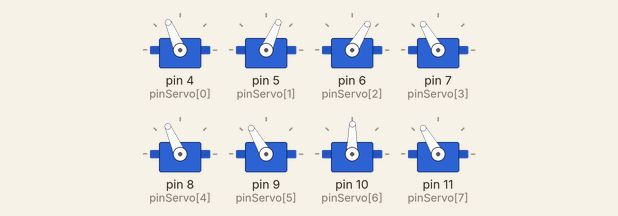
Simulated run of this sketch. Board: Arduino Uno, built with avr-gcc and run on an emulated ATmega328P. On the bench: 8 × servo.

Above: at 0.16 s.
At 5.39 s:
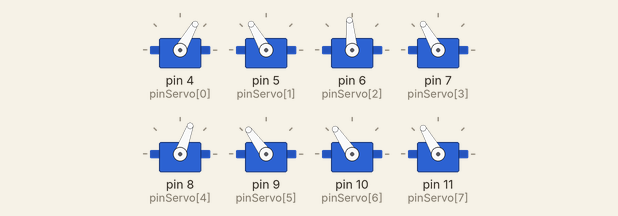
At 9.6 s:
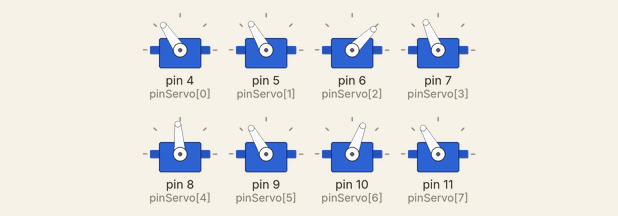
At 19.81 s:
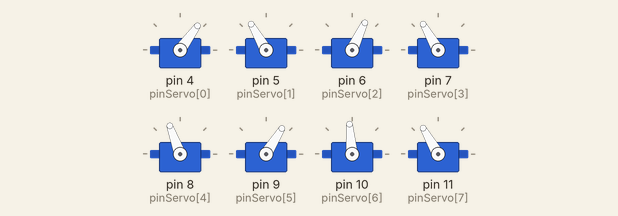
At 29.69 s:
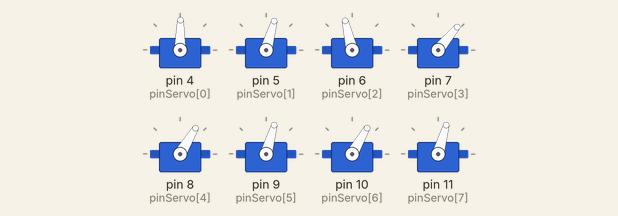
At 39.73 s:
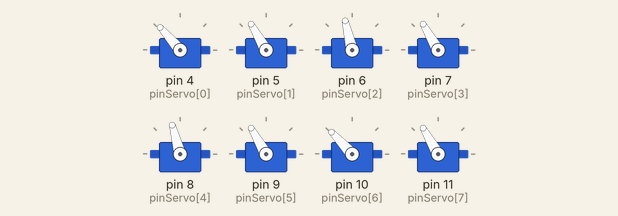
Timing chart, 0 to 40.0 s (numbered marks = the images above):
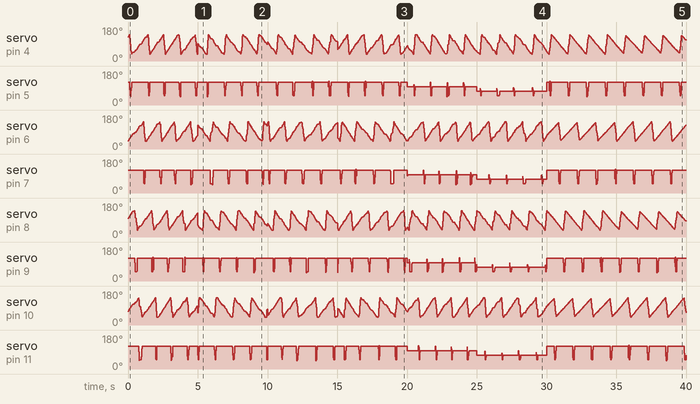

The sketch:

Kalibrovka.ino
```cpp
#include         <Servo.h>                                                                  // Подключаем библиотеку Servo, для работы с сервопривод
//               Объявляем объекты для работы с библиотеками:                               //
Servo            objServo[8];         /*  0    1    2    3    4    5    6    7   */         // Создаём массив, каждый элемент которого является объектом библиотеки Servo. Цифры в комментарии указывают на № сервопривода
//               Определяем массивы:      Г    В    Г    В    Г    В    Г    В              // Буквы в комментарии указывают на плоскость вращения сервопривода (Горизонтальная / Вертикальная)
const uint8_t    pinServo[8]  =       {   4,   5,   6,   7,   8,   9,  10,  11   };         // Определяем массив хранящий номера выводов к которым подключены сервоприводы (можно менять)
const int        cenAngle[8]  =       {  90,  90,  90,  90,  90,  90,  90,  90   };         // Определяем массив хранящий углы в градусах, при которых сервоприводы находятся в центральном положении (КОРРЕКТИРУЕТСЯ В КАЛИБРОВОЧНОМ СКЕТЧЕ)
const int        minAngle[8]  =       {  50,  30,  50,  30,  50,  30,  50,  30   };         // Определяем массив хранящий углы в градусах, на которые отклоняются сервоприводы от центрального положения назад  или вниз
const int        maxAngle[8]  =       {  50,  40,  50,  40,  50,  40,  50,  40   };         // Определяем массив хранящий углы в градусах, на которые отклоняются сервоприводы от центрального положения вперёд или вверх
//               Объявляем функции устанавливающие сервоприводы в определённые позиции:     //
void             funLimbMove          ( uint8_t, bool, int8_t );                            // Объявляем Функцию установки  одного сустава     в значение от -100 до 100 (конечность 1-4, сустав 0/1, положение -100...+100)
void             funLimbStep          ( uint8_t, uint8_t );                                 // Объявляем Функцию установки  одной  конечности  в положение от 0 до 255   (конечность 1-4, положение 0...255)
void             funLimbGait          ( uint8_t, uint8_t );                                 // Объявляем Функцию установки  всех   конечностей в положение от 0 до 255   (тип походки 0-4, положение 0...255)
void             funLimbFree          ( void );                                             // Объявляем Функцию ослабления всех   суставов                              (без параметров)
void             funLimbCent          ( void );                                             // Объявляем Функцию установки  всех   суставов в центральное положение      (без параметров)
//               Определяем переменные отвечающие за направление и высоту:                  //
int              limWidth      =       0;                                                   // Определяем переменную для выбора направления движения                     (-100 влево, +100 вправо, 0 прямо)
uint8_t          limHeight     =       100;                                                 // Определяем переменную для ограничения высоты хексапода                    (0 ползком, 100 на высоте)
//               Определяем переменные участвующие только в коде функции loop:              //
uint8_t          a             =       1;                                                   // Текущая позиция походки от 0 до 255 (чем быстрее меняется значение тем выше скорость, если значение увеличивается - значит вперёд, если значение уменьшается - значит назад)
uint8_t          b             =       1;                                                   // Варианты движений (походок) от 1 до 9
uint8_t          c             =       0;                                                   // Счетчик остановки
bool             d             =       false;                                               // Флаг разрешающий сделать очередной шаг
bool             e             =       false;                                               // Флаг разрешающий перейти к очередной походке
                                                                                            //
void setup(){    funLimbCent();}                                                            // Устанавливаем все конечности в центральные положения
                                                                                            //
void loop(){                                                                                //
     if(1){                                                                                // Если счётчик установлен в 0, то ...
         if(millis() %    3 < 2){if(d){a++; d=false;}}else{d=true;}                         // Увеличиваем   значение переменной (a) на 1 за каждые 3 мс  (т.к. переменная типа uint8_t то она сама сбросится в 0 после значения 255)
         if(millis() % 5000 < 2){if(e){b++; e=false;}}else{e=true;}                         // Увеличиваем   значение переменной (b) на 1 за каждые 5 сек (по 5 секунд демонстрируется каждый вариант походки)
//       Выполняем 1 из 9 предложенных вариантов поведения (в зависимости от значения b)    // Устанавливаем значения переменным limWidth, limHeight и вызываем функцию funLimbGait() с различными параметрами
         switch(b){                                                                         //
             case  1: limWidth= 0;  limHeight=100; funLimbGait(0,     a); break;            // Поворачиваемся на месте влево
             case  2: limWidth= 0;  limHeight=100; funLimbGait(0, 255-a); break;            // Поворачиваемся на месте вправо
             case  3: limWidth= 0;  limHeight=100; funLimbGait(1,     a); break;            // Идём вперёд походкой 1
             case  4: limWidth= 0;  limHeight=100; funLimbGait(1, 255-a); break;            // Идём назад  походкой 1
             case  5: limWidth= 0;  limHeight= 60; funLimbGait(1,     a); break;            // Идём вперёд походкой 1 с высотой 60% (пригнувшись)
             case  6: limWidth= 0;  limHeight= 30; funLimbGait(1,     a); break;            // Идём вперёд походкой 1 с высотой 30% (ползём)
             case  7: limWidth=-10; limHeight=100; funLimbGait(1,     a); break;            // Идём вперёд походкой 1 незначительно поворачивая вправо
             case  8: limWidth= 10; limHeight=100; funLimbGait(1,     a); break;            // Идём вперёд походкой 1 незначительно поворачивая влево
             case  9: funLimbFree();                                      break;            // Отдыхаем
             default: b=1;                                                                  // Начинаем цикл заново
     }   }                                                                                  //
//   Проверяем наличие препятствий:                                                         //
                                                                                  //
}                                                                                   //
// ======================================================================================== //
                                                                                            //
//   Функция установки одного сустава конечности в значение от -100 до 100:                 //
void funLimbMove(uint8_t num, bool joint, int8_t pos){                                      // Аргументы функции: (num) - номер конечности от 1 до 4 , (joint) - тип сустава 0 (горизонтальный) или 1 (вертикальный) , (pos) - положение сустава от -100 (внизу-сзади) до +100 (вверху-спереди)
     uint8_t   i = (num-1) * 2 + joint;                                                     // Определяем № сервопривода (i) по № конечности (num-1) и типу сустава (joint)
     int       k = 0, j = pos? cenAngle[i]:0;                                               // Определяем переменные (j) и (k) для хранения экстремумов
     if(pos>0){k = +100; if( num%2==0||i%2==1 ){j-=maxAngle[i];}else{j+=maxAngle[i];}}      // Находим (k) - максимально допустимое значение для аргумента (pos). Находим (j) - максимально допустимый угол в градусах.
     if(pos<0){k = -100; if( num%2==1&&i%2==0 ){j-=minAngle[i];}else{j+=minAngle[i];}}      // Находим (k) - минимально  допустимое значение для аргумента (pos). Находим (j) - минимально  допустимый угол в градусах.
     if(!objServo[i].attached()){objServo[i].attach(pinServo[i]);}                          // Подключаем объект (objServo) работающий с сервоприводом (i) к выводу (pinServo[i])
         objServo[i].write(map(pos, 0, k, cenAngle[i], j));                                 // Устанавливаем сервопривод (i) в угол находящийся между центром (cenAngle[I]) и экстремумом (j)
}                                                                                           //
//   Функция установки одной конечности в положение от 0 до 255:                            //
void funLimbStep(uint8_t num, uint8_t pos){                                                 // Аргументы функции: (num) - номер конечности от 1 до 4 , (pos) - позиция от 0 до 255
     int i, j;                                                                              // Объявляем переменные (i) - для
     if(pos < 225){i = map(pos,   0, 212, +100, -100); }else                                // Сустав конечности поворачивается назад                            (+100 >>> -100)
                  {i = map(pos, 225, 255, -100, +100); }                                    // Сустав конечности поворачивается вперёд                           (-100 >>> +100)
     if(pos < 225){j =                    -100;        }else                                // Сустав конечности опущен                                          (-100)
     if(pos < 235){j = map(pos, 235, 245, -100, +100); }else                                // Сустав конечности поднимается вверх                               (-100 >>> +100)
     if(pos < 245){j =                    +100;        }else                                // Сустав конечности поднят                                          (+100)
                  {j = map(pos, 245, 255, +100, -100); }                                    // Сустав конечности опускается вниз                                 (+100 >>> -100)
     if(limWidth<0 && num%2==0){ i = map(i, -100, +100, -(100+limWidth)   , 100+limWidth);} // Ограничиваем  угол (i) горизонтального сустава левых  конечностей (поворот влево)
     if(limWidth>0 && num%2==1){ i = map(i, -100, +100, -(100-limWidth)   , 100-limWidth);} // Ограничиваем  угол (i) горизонтального сустава правых конечностей (поворот вправо)
                                 j = map(j, -100, +100, limHeight*(-2)+100, 100         );  // Ограничиваем  угол (j) вертикального   сустава любых  конечностей (высота хексапода)
     funLimbMove(num, 0, i);                                                                // Устанавливаем угол (i) для горизонтального (0) сустава конечности (num)
     funLimbMove(num, 1, j);                                                                // Устанавливаем угол (j) для вертикального   (1) сустава конечности (num)
}                                                                                           //
//   Функция выполнения походки по одному из возможных вариантов i                          //
void funLimbGait(uint8_t num, uint8_t pos){                                                 // Аргументы функции: (num) - номер походки от 0 до 2 , (pos) - позиция от 0 до 255
     switch(num){                                                                           //
//       Разворот на месте:                                                                 // pos = 0         63       127       191       255
         case 0:                                                                            //       |         |         |         |         |
             funLimbStep(1,  31-pos);                                                       //  L    | < < >>> | < < < < | < < < < | < < < < | конечность №1 выполняет полный цикл движений (от 255 до 0) быстро возвращаясь в первой тетраде
             funLimbStep(2,   0+pos);                                                       //  R    | > > > > | > > > > | > > > > | > > <<< | конечность №2 выполняет полный цикл движений (от 0 до 255) быстро возвращаясь в последней тетраде
             funLimbStep(3,  95-pos);                                                       //  L    | < < < < | < < >>> | < < < < | < < < < | конечность №3 выполняет полный цикл движений (от 255 до 0) быстро возвращаясь во второй тетраде
             funLimbStep(4,  63+pos);                                                       //  R    | > > > > | > > > > | > > <<< | > > > > | конечность №4 выполняет полный цикл движений (от 0 до 255) быстро возвращаясь в предпоследней тетраде
         break;                                                                             //       |         |         |         |         |
//       Походка №1 вперёд или назад:                                                      // pos = 0         63       127       191       255
         case 1:                                                                            //       |         |         |         |         |
             funLimbStep(1,   0+pos);                                                       //  L    | > > > > | > > > > | > > > > | > > <<< | конечность №1 выполняет полный цикл движений (от 0 до 255) быстро возвращаясь в последней тетраде
             funLimbStep(2, 127+pos);                                                       //  R    | > > > > | > > <<< | > > > > | > > > > | конечность №2 выполняет полный цикл движений (от 0 до 255) быстро возвращаясь во второй тетраде
             funLimbStep(3,  63+pos);                                                       //  L    | > > > > | > > > > | > > <<< | > > > > | конечность №3 выполняет полный цикл движений (от 0 до 255) быстро возвращаясь в предпоследней тетраде
             funLimbStep(4, 191+pos);                                                       //  R    | > > <<< | > > > > | > > > > | > > > > | конечность №4 выполняет полный цикл движений (от 0 до 255) быстро возвращаясь в первой тетраде
         break;                                                                             //       |         |         |         |         |
//       Походка №2 плывёт вперёд или назад:                                               // pos = 0         63       127       191       255
         case 2:                                                                            //       |         |         |         |         |
             funLimbStep(1,   0+pos);                                                       //  L    | > > > > | > > > > | > > > > | > > <<< | конечность №1 выполняет полный цикл движений (от 0 до 255) быстро возвращаясь в последней тетраде
             funLimbStep(2,   0+pos);                                                       //  R    | > > > > | > > > > | > > > > | > > <<< | конечность №2 выполняет полный цикл движений (от 0 до 255) быстро возвращаясь в последней тетраде
             funLimbStep(3,   0+pos);                                                       //  L    | > > > > | > > > > | > > > > | > > <<< | конечность №3 выполняет полный цикл движений (от 0 до 255) быстро возвращаясь в последней тетраде
             funLimbStep(4,   0+pos);                                                       //  R    | > > > > | > > > > | > > > > | > > <<< | конечность №4 выполняет полный цикл движений (от 0 до 255) быстро возвращаясь в последней тетраде
         break;                                                                             //       |         |         |         |         |
}    }                                                                                      //
//   Функция освобождения конечностей:                                                      // Аргументы функции: отсутствуют
void funLimbFree(void){for(uint8_t i=0; i<8; i++){objServo[i].detach(); digitalWrite(pinServo[i],LOW);}}
//   Функция установки всех суставов конечностей в центральное положение:                   // Аргументы функции: отсутствуют
void funLimbCent(void){for(uint8_t i=1; i<=4; i++){funLimbMove(i,0,0); funLimbMove(i,1,0);}}//
```
